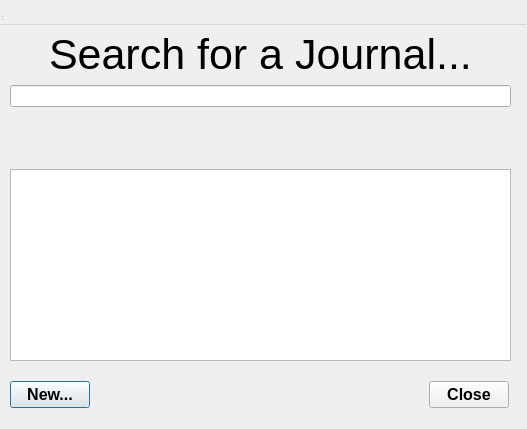
<?xml version="1.0" encoding="UTF-8"?>
<ui version="4.0">
 <class>JournalSearch</class>
 <widget class="QDialog" name="JournalSearch">
  <property name="geometry">
   <rect>
    <x>0</x>
    <y>0</y>
    <width>527</width>
    <height>429</height>
   </rect>
  </property>
  <property name="windowTitle">
   <string>Journal Search</string>
  </property>
  <widget class="QWidget" name="centralwidget">
   <property name="geometry">
    <rect>
     <x>10</x>
     <y>30</y>
     <width>501</width>
     <height>331</height>
    </rect>
   </property>
   <layout class="QVBoxLayout" name="mainVLayout">
    <item alignment="Qt::AlignHCenter|Qt::AlignVCenter">
     <widget class="QLabel" name="label">
      <property name="font">
       <font>
        <pointsize>32</pointsize>
       </font>
      </property>
      <property name="text">
       <string>Search for a Journal...</string>
      </property>
     </widget>
    </item>
    <item>
     <widget class="QLineEdit" name="searchEdit"/>
    </item>
    <item>
     <spacer name="verticalSpacer">
      <property name="orientation">
       <enum>Qt::Vertical</enum>
      </property>
      <property name="sizeHint" stdset="0">
       <size>
        <width>20</width>
        <height>40</height>
       </size>
      </property>
     </spacer>
    </item>
    <item>
     <widget class="QListWidget" name="searchResults">
      <property name="enabled">
       <bool>true</bool>
      </property>
      <property name="sizePolicy">
       <sizepolicy hsizetype="Expanding" vsizetype="Preferred">
        <horstretch>0</horstretch>
        <verstretch>0</verstretch>
       </sizepolicy>
      </property>
      <property name="maximumSize">
       <size>
        <width>16777215</width>
        <height>192</height>
       </size>
      </property>
      <property name="font">
       <font>
        <pointsize>12</pointsize>
        <weight>75</weight>
        <bold>true</bold>
       </font>
      </property>
      <property name="toolTip">
       <string>The list of search results if any</string>
      </property>
      <property name="whatsThis">
       <string/>
      </property>
     </widget>
    </item>
   </layout>
  </widget>
  <widget class="QMenuBar" name="menuBar">
   <property name="geometry">
    <rect>
     <x>0</x>
     <y>0</y>
     <width>526</width>
     <height>25</height>
    </rect>
   </property>
  </widget>
  <widget class="QStatusBar" name="statusBar">
   <property name="geometry">
    <rect>
     <x>0</x>
     <y>0</y>
     <width>3</width>
     <height>22</height>
    </rect>
   </property>
  </widget>
  <widget class="QWidget" name="">
   <property name="geometry">
    <rect>
     <x>10</x>
     <y>380</y>
     <width>499</width>
     <height>30</height>
    </rect>
   </property>
   <layout class="QHBoxLayout" name="buttoneHLayout">
    <item>
     <widget class="QPushButton" name="newButton">
      <property name="font">
       <font>
        <pointsize>12</pointsize>
        <weight>75</weight>
        <bold>true</bold>
       </font>
      </property>
      <property name="toolTip">
       <string>Create a new journal entry</string>
      </property>
      <property name="text">
       <string>New...</string>
      </property>
     </widget>
    </item>
    <item>
     <spacer name="horizontalSpacer">
      <property name="orientation">
       <enum>Qt::Horizontal</enum>
      </property>
      <property name="sizeHint" stdset="0">
       <size>
        <width>40</width>
        <height>20</height>
       </size>
      </property>
     </spacer>
    </item>
    <item>
     <widget class="QPushButton" name="closeButton">
      <property name="font">
       <font>
        <pointsize>12</pointsize>
        <weight>75</weight>
        <bold>true</bold>
       </font>
      </property>
      <property name="toolTip">
       <string>Exit the program</string>
      </property>
      <property name="text">
       <string>Close</string>
      </property>
     </widget>
    </item>
   </layout>
  </widget>
 </widget>
 <resources/>
 <connections/>
</ui>
